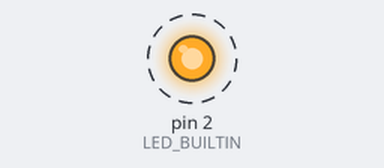
Simulated run of this sketch. Board: Arduino Uno, built with avr-gcc and run on an emulated ATmega328P. Shown: output pins drawn as LEDs (lit = HIGH). Dashed ring = blinking. What the sketch prints to the serial monitor is not drawn.

Above: at 0.5 s.
Timing chart, 0 to 4.7 s (numbered marks = the images above):
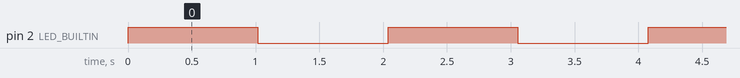

Measured:
- by itself, pin 2 (LED_BUILTIN): alternates HIGH for 1.0 s and LOW for 1.0 s

The sketch:

week-2.ino
```cpp
#define LED_BUILTIN 2
void setup() {
  // put your setup code here, to run once:
  Serial.begin(9600);

  pinMode(LED_BUILTIN, OUTPUT);

}

void loop() {
  // put your main code here, to run repeatedly:


  digitalWrite(LED_BUILTIN, 1);
  Serial.print("สวัสดี น้องหญิง ภู่ระหงษ์");
  Serial.print("light ...\n");
  delay(1000);

  digitalWrite(LED_BUILTIN, 0);
  Serial.print("สวัสดี น้องหญิง ภู่ระหงษ์");
  Serial.print("not light ...\n");
  delay(1000);
}
```
